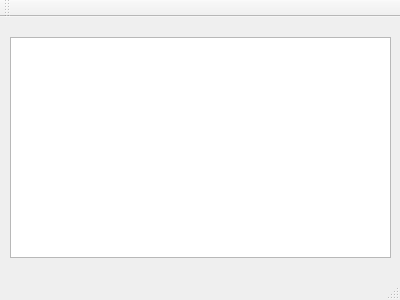
<?xml version="1.0" encoding="UTF-8"?>
<ui version="4.0">
 <class>MainWindow</class>
 <widget class="QMainWindow" name="MainWindow">
  <property name="geometry">
   <rect>
    <x>0</x>
    <y>0</y>
    <width>400</width>
    <height>300</height>
   </rect>
  </property>
  <property name="windowTitle">
   <string>MainWindow</string>
  </property>
  <widget class="QWidget" name="centralWidget">
   <widget class="QListWidget" name="listWidget">
    <property name="geometry">
     <rect>
      <x>10</x>
      <y>20</y>
      <width>381</width>
      <height>221</height>
     </rect>
    </property>
   </widget>
  </widget>
  <widget class="QMenuBar" name="menuBar">
   <property name="geometry">
    <rect>
     <x>0</x>
     <y>0</y>
     <width>400</width>
     <height>23</height>
    </rect>
   </property>
  </widget>
  <widget class="QToolBar" name="mainToolBar">
   <attribute name="toolBarArea">
    <enum>TopToolBarArea</enum>
   </attribute>
   <attribute name="toolBarBreak">
    <bool>false</bool>
   </attribute>
  </widget>
  <widget class="QStatusBar" name="statusBar"/>
 </widget>
 <layoutdefault spacing="6" margin="11"/>
 <resources/>
 <connections/>
</ui>
